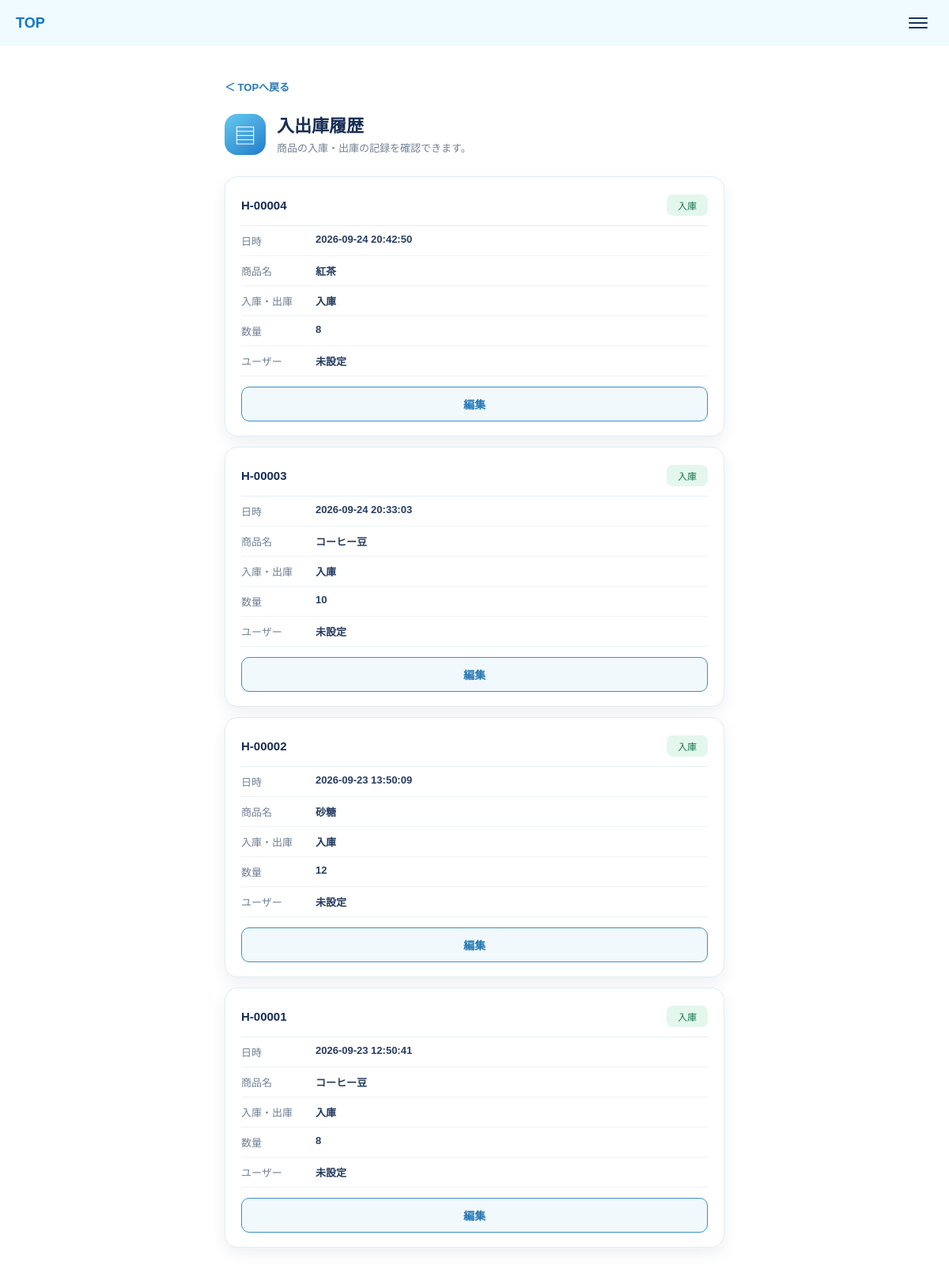
The app's page /history with its own data.
### tables this page shows
CREATE TABLE transactions (
    id INTEGER PRIMARY KEY AUTOINCREMENT,
    product_name TEXT NOT NULL,
    transaction_type TEXT NOT NULL,
    quantity INTEGER NOT NULL,
    created_at TEXT NOT NULL
, product_id INTEGER);

CREATE TABLE products (
    id INTEGER PRIMARY KEY AUTOINCREMENT,
    name TEXT NOT NULL,
    stock INTEGER NOT NULL DEFAULT 0,
    proper_stock INTEGER NOT NULL
);

### app.py (the view)
@app.route("/history")
def history():
    conn = get_db_connection()
    transactions = conn.execute(
        """
        SELECT transactions.*, products.name AS current_product_name
        FROM transactions
        LEFT JOIN products ON products.id = transactions.product_id
        ORDER BY transactions.id DESC
        """
    ).fetchall()
    conn.close()
    return render_template(
        "history.html",
        transactions=transactions
    )

### app.py (called while the page is built)
def get_db_connection():
    conn = sqlite3.connect("inventory.db")
    conn.row_factory = sqlite3.Row
    columns = {
        row[1] for row in conn.execute("PRAGMA table_info(transactions)")
    }
    if columns and "product_id" not in columns:
        conn.execute("ALTER TABLE transactions ADD COLUMN product_id INTEGER")
        conn.commit()
    return conn

### templates/history.html (shortened to what this page needs)
<!DOCTYPE html>
{% extends "base.html" %}
{% block site_header %}
<header class="top-header">
    <a class="top-header__brand" href="{{ url_for('home') }}">TOP</a>
    <button class="menu-button" type="button" aria-label="メニュー">
        <span></span>
        <span></span>
        <span></span>
    </button>
</header>
{% endblock %}
{% block content %}
<div class="history-page">
    <a class="history-page__back" href="{{ url_for('home') }}">＜ TOPへ戻る</a>
    <section class="history-heading">
        <div class="history-heading__icon" aria-hidden="true">▤</div>
        <div>
            <h1>入出庫履歴</h1>
            <p>商品の入庫・出庫の記録を確認できます。</p>
        </div>
    </section>
    <section class="history-list" aria-label="入出庫履歴一覧">
        {% for transaction in transactions %}
        <article class="history-card">
            <div class="history-card__topline">
                <strong>H-{{ "%05d"|format(transaction.id) }}</strong>
                <span class="history-type{% if transaction.transaction_type in ['in', '入荷'] %} history-type--in{% else %} history-type--out{% endif %}">
                    {% if transaction.transaction_type in ['in', '入荷'] %}入庫{% else %}出庫{% endif %}
                </span>
            </div>
            <dl class="history-card__details">
                <div><dt>日時</dt><dd>{{ transaction.created_at }}</dd></div>
                <div><dt>商品名</dt><dd>{{ transaction.current_product_name or transaction.product_name }}</dd></div>
                <div><dt>入庫・出庫</dt><dd>{% if transaction.transaction_type in ['in', '入荷'] %}入庫{% else %}出庫{% endif %}</dd></div>
                <div><dt>数量</dt><dd>{{ transaction.quantity }}</dd></div>
                <div><dt>ユーザー</dt><dd>未設定</dd></div>
            </dl>
            <a class="history-edit-button" href="{{ url_for('edit_transaction', transaction_id=transaction.id) }}">編集</a>
        </article>
        {% else %}
        <p class="history-empty">入出庫履歴はありません。</p>
        {% endfor %}
    </section>
</div>
{% endblock %}

### static/style.css (style rules this page uses)
* { box-sizing: border-box; }
body { margin: 0; color: #162b52; background: #ffffff; font-family: "Yu Gothic", "Hiragino Kaku Gothic ProN", sans-serif; }
a { color: inherit; }
.top-header { display: flex; align-items: center; justify-content: space-between; min-height: 58px; padding: 0 20px; background: #f0fbff; }
.top-header__brand { color: #1475c9; font-size: 18px; font-weight: 700; text-decoration: none; }
.menu-button { display: grid; gap: 4px; width: 38px; padding: 8px 7px; border: 0; border-radius: 8px; background: transparent; }
.menu-button span { display: block; height: 2px; border-radius: 2px; background: #17345d; }
.history-page { width: min(100%, 680px); margin: 0 auto; padding: 24px 16px 44px; }
.history-page__back { display: inline-block; margin-bottom: 22px; color: #2477b5; font-size: 13px; font-weight: 700; text-decoration: none; }
.history-heading { display: flex; align-items: center; gap: 14px; margin-bottom: 24px; }
.history-heading__icon { display: grid; flex: 0 0 52px; place-items: center; width: 52px; height: 52px; border-radius: 16px; color: #ffffff; background: linear-gradient(145deg, #65c9ee, #237dcc); font-size: 28px; }
.history-heading h1 { margin: 0 0 5px; color: #172d55; font-size: 22px; }
.history-heading p { margin: 0; color: #718096; font-size: 13px; line-height: 1.6; }
.history-list { display: grid; gap: 13px; }
.history-card { padding: 16px 14px 14px; border: 1px solid #e0edf4; border-radius: 16px; background: #ffffff; box-shadow: 0 7px 18px rgba(48, 91, 130, 0.09); }
.history-card__topline { display: flex; align-items: center; justify-content: space-between; padding-bottom: 12px; border-bottom: 1px solid #e5eef4; color: #172d55; font-size: 15px; }
.history-type { min-width: 52px; padding: 5px 9px; border-radius: 8px; font-size: 12px; text-align: center; }
.history-type--in { color: #19754d; background: #e3f7ed; }
.history-card__details { margin: 0; }
.history-card__details div { display: grid; grid-template-columns: 86px minmax(0, 1fr); gap: 8px; padding: 9px 0; border-bottom: 1px solid #edf3f6; font-size: 13px; }
.history-card__details dt { color: #718096; }
.history-card__details dd { overflow: hidden; margin: 0; color: #263d61; font-weight: 600; text-overflow: ellipsis; white-space: nowrap; }
.history-edit-button, .history-submit, .history-delete-button, .history-cancel { display: flex; align-items: center; justify-content: center; width: 100%; min-height: 44px; border-radius: 10px; font-size: 14px; font-weight: 700; text-decoration: none; }
.history-edit-button { margin-top: 13px; border: 1px solid #398fc9; color: #2477b5; background: #f1f9fc; }
@media (min-width: 768px) { .history-page { padding: 42px 24px 56px; } }
@media (min-width: 768px) { .history-card, .history-form { padding: 22px 20px 18px; } }

### records on screen
transactions: id "00004", transaction_type "入庫"
transactions: id "00003", transaction_type "入庫"
transactions: id "00002", transaction_type "入庫"
transactions: id "00001", transaction_type "入庫"
